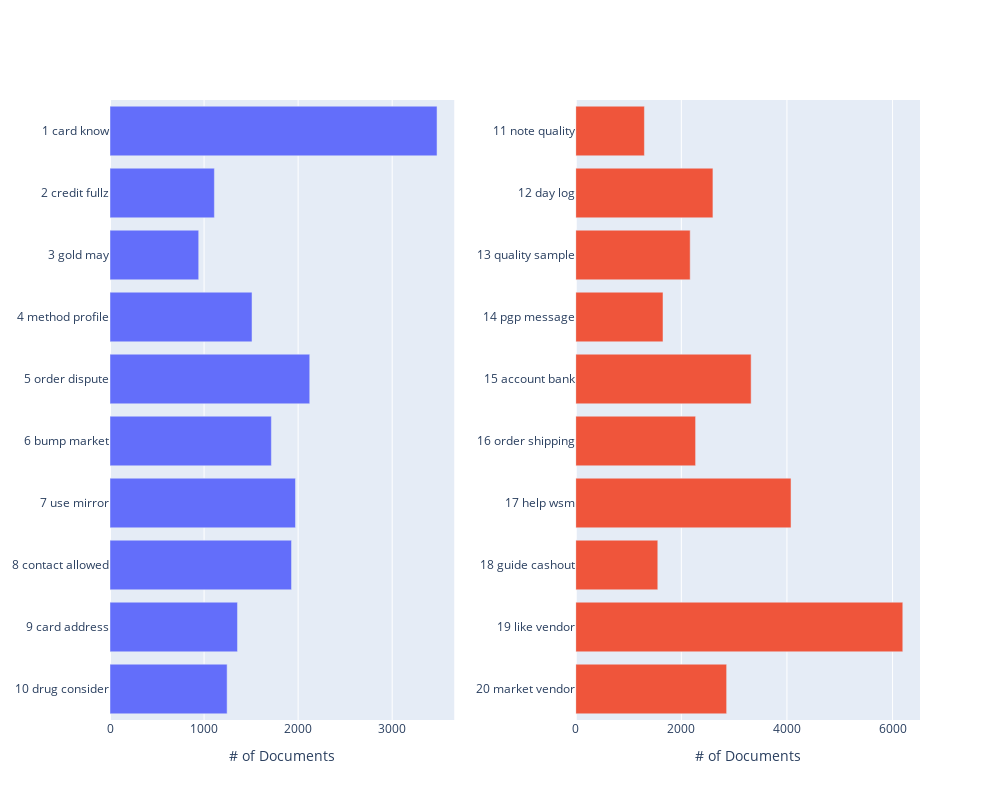

Source (notebook cell):
### Code cell
#def plot_components_freq()


sorted_components = np.argsort(lda_model_bow.components_, axis=1)[:, ::-1]
feat_names = np.array(vect_bow.get_feature_names())

n_words_per_component = 2
model_output = lda_output_bow

topics_per_plot = int(n_topics / 2)
num_docs_per_topic = np.sum(model_output, axis=0)
barh_xlim = np.max(num_docs_per_topic) * 0.1
y_arr = np.arange(topics_per_plot)

topic_names = ['{} {}'.format(i+1, ' '.join(words)) for i, words in enumerate(feat_names[sorted_components[:, :n_words_per_component]])]

fig = make_subplots(rows=1, cols=2, horizontal_spacing=0.15)
fig.update_layout(showlegend=False, width=1000, height=800)

# Plot 1
n_docs_plot_1 = num_docs_per_topic[:topics_per_plot]

fig.add_trace(go.Bar(x=n_docs_plot_1[::-1], y=topic_names[:topics_per_plot][::-1], orientation='h'), row=1, col=1)
fig.update_xaxes(title_text="# of Documents", row=1, col=1)

# Plot 2
n_docs_plot_2 = num_docs_per_topic[topics_per_plot:]

fig.add_trace(go.Bar(x=n_docs_plot_2[::-1], y=topic_names[topics_per_plot:][::-1], orientation='h'), row=1, col=2)
fig.update_xaxes(title_text="# of Documents", row=1, col=2)


fig.show();

### Figure 1 — Plotly figure (JSON) as saved in the notebook; plotly's stock layout.template omitted (floating-point values rounded to 4 significant figures)
{"data": [{"orientation": "h", "type": "bar", "x": [1245.0, 1355.0, 1930.0, 1972.0, 1715.0, 2123.0, 1510.0, 943.0, 1110.0, 3477.0], "xaxis": "x", "y": ["10 drug consider", "9 card address", "8 contact allowed", "7 use mirror", "6 bump market", "5 order dispute", "4 method profile", "3 gold may", "2 credit fullz", "1 card know"], "yaxis": "y"}, {"orientation": "h", "type": "bar", "x": [2858.0, 6194.0, 1554.0, 4077.0, 2270.0, 3322.0, 1652.0, 2167.0, 2598.0, 1300.0], "xaxis": "x2", "y": ["20 market vendor", "19 like vendor", "18 guide cashout", "17 help wsm", "16 order shipping", "15 account bank", "14 pgp message", "13 quality sample", "12 day log", "11 note quality"], "yaxis": "y2"}], "layout": {"height": 800, "showlegend": false, "width": 1000, "xaxis": {"anchor": "y", "domain": [0, 0.425], "title": {"text": "# of Documents"}}, "xaxis2": {"anchor": "y2", "domain": [0.575, 1], "title": {"text": "# of Documents"}}, "yaxis": {"anchor": "x", "domain": [0, 1]}, "yaxis2": {"anchor": "x2", "domain": [0, 1]}}}
